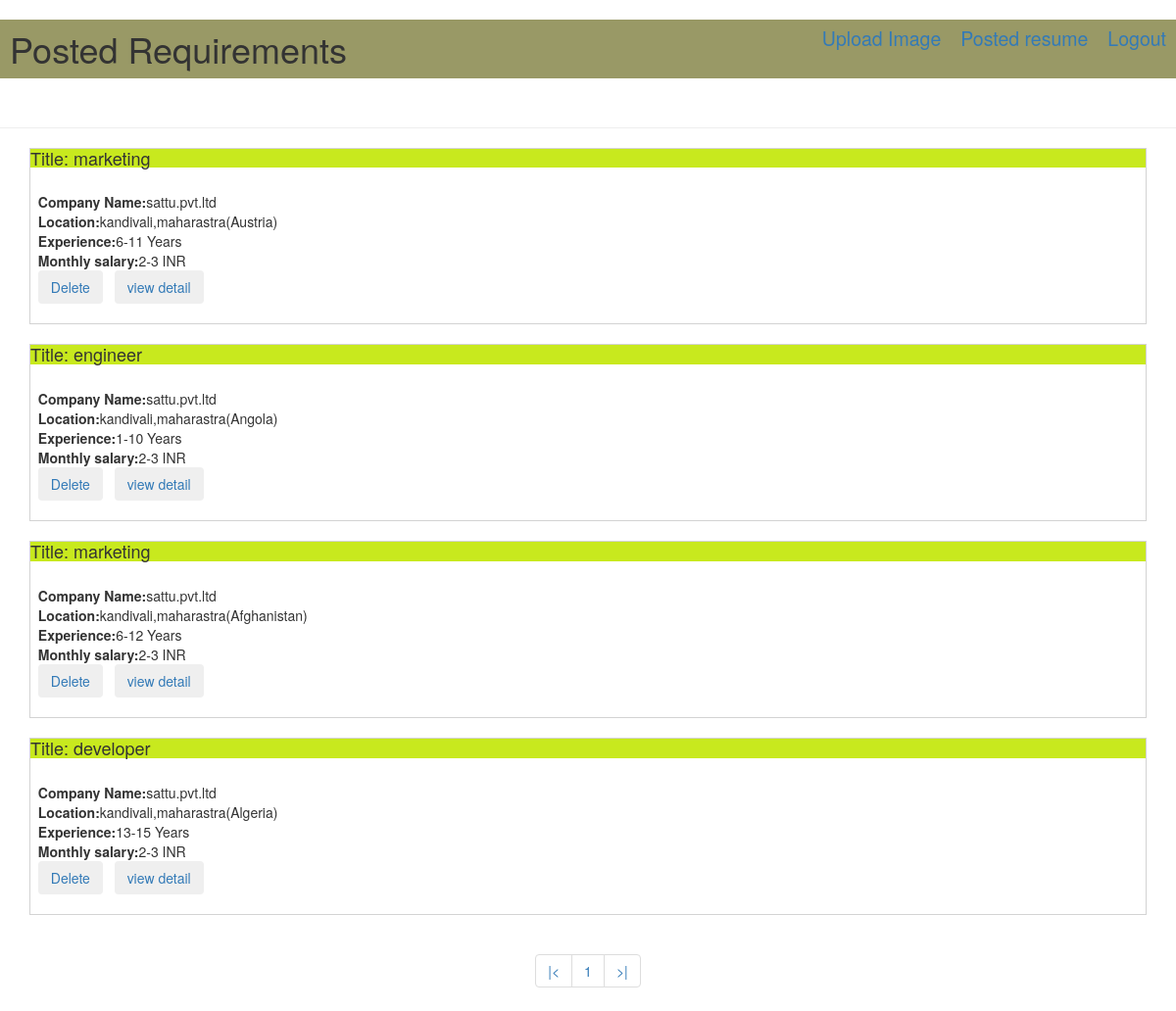
The page /postedjoblist1.php (signed in) on the database its author committed.
### tables this page shows
CREATE TABLE IF NOT EXISTS `postjob` (
  `id` int(11) NOT NULL AUTO_INCREMENT,
  `Title` varchar(255) NOT NULL,
  `Company_name` varchar(255) NOT NULL,
  `Email` varchar(255) NOT NULL,
  `Vacancy` int(255) NOT NULL,
  `Qualification` varchar(255) NOT NULL,
  `Country` varchar(255) NOT NULL,
  `State` varchar(255) NOT NULL,
  `Exp_min` int(255) NOT NULL,
  `Exp_max` int(255) NOT NULL,
  `Sal_min` int(255) NOT NULL,
  `Sal_max` int(255) NOT NULL,
  `Job_type` varchar(255) NOT NULL,
  `Role` varchar(255) NOT NULL,
  `Mobile_no` int(255) NOT NULL,
  `City` varchar(255) NOT NULL,
  `Description` varchar(255) NOT NULL,
  `Desc_file` varchar(255) NOT NULL,
  PRIMARY KEY (`id`)
);

### postedjoblist1.php (the view, shortened to what this page needs)
<!Doctype html>
<html>
<head>
<link rel="stylesheet" href="https://maxcdn.bootstrapcdn.com/bootstrap/3.3.7/css/bootstrap.min.css">
</head>
<body>
<h2><small><a href="logout1.php" style="float:right;margin:10px;">Logout</a></small></h2>
<h2><small><a href="resumelist.php" style="float:right;margin:10px;">Posted resume</a></small></h2>
<h2><small><a href="image1.php" style="float:right;margin:10px;">Upload Image</a></small></h2>
<?php
include "dbconnect.php";
if(isset($_GET['page']))
{
	$page=$_GET['page'];
}
else
{
	$page=1;
}
$num_rec_per_page=10;
$start_from=($page-1)*$num_rec_per_page;
?>
<h1 style="background-color:#999966;padding:10px;">Posted Requirements</h1>
<br>
<hr>
<?php
$sql="select *from postjob order by id desc limit $start_from,$num_rec_per_page";
$result=$conn->query($sql);
while($row=$result->fetch_assoc())
{?>
<?php $id=$row['id'];?>
<div class="row">
<div class="container">
<div class="media" style="border:1px solid lightgrey;background-color:white;">
  <div class="media-body">
    <h4 class="media-heading" style="background-color:#c8e91e;" ><?php if($row['Title']!="") echo "Title: ".$row['Title'];?></h4><br>
	&nbsp;&nbsp;<b>Company Name:</b><?php echo "".$row['Company_name'];?><br>
	&nbsp;&nbsp;<b>Location:</b><?php echo $row['City'].",".$row['State']."(".$row['Country'].")";?><br>
	&nbsp;&nbsp;<b>Experience:</b><?php echo $row['Exp_min']."-".$row['Exp_max']." Years";?><br>
	&nbsp;&nbsp;<b>Monthly salary:</b><?php echo $row['Sal_min']."-".$row['Sal_max']." INR";?><br>
    &nbsp;&nbsp;<a href="deletejob1.php?id=<?php echo $id; ?>" onclick="return confirmdelete()"><button type="button" class="btn">Delete</button></a>
    &nbsp;&nbsp;<a href="jobdetail1.php?id=<?php echo $id; ?>"><button type="button" class="btn">view detail</button></a>
	<br>
	<br>
  </div>
</div>
</div>
</div>
<br>
<?php
}
?>
<center>
<div>
<?php
$sql1="select * from postjob";
$result1=$conn->query($sql1);
$total_records=$result1->num_rows;
$num_rec_per_page=10;
$total_pages=ceil($total_records/$num_rec_per_page);
$class="";
echo"<ul class='pagination'>";
echo"<li><a href='postedjoblist1.php?page=1'>|<</a></li>";
for($j=1;$j<=$total_pages;$j++)
{
	echo"<li class=$class><a href='postedjoblist1.php?page=$j'>$j</a></li>";
}
echo"<li><a href='postedjoblist1.php?page=$total_pages'>>|</a></li>"
?>
</div>
</center>
</body>
</html>

### rows shown on the page
postjob: Title "marketing", Company_name "sattu.pvt.ltd", City "kandivali", State "maharastra", Country "Austria", Exp_min "6", Exp_max "11", Sal_min "2", Sal_max "3"
postjob: Title "engineer", Company_name "sattu.pvt.ltd", City "kandivali", State "maharastra", Country "Angola", Exp_min "1", Exp_max "10", Sal_min "2", Sal_max "3"
postjob: Title "marketing", Company_name "sattu.pvt.ltd", City "kandivali", State "maharastra", Country "Afghanistan", Exp_min "6", Exp_max "12", Sal_min "2", Sal_max "3"
postjob: Title "developer", Company_name "sattu.pvt.ltd", City "kandivali", State "maharastra", Country "Algeria", Exp_min "13", Exp_max "15", Sal_min "2", Sal_max "3"
